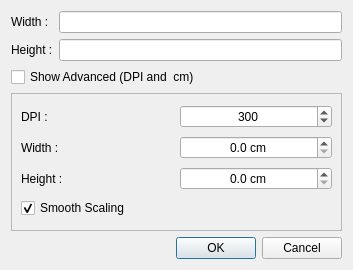
<?xml version="1.0" encoding="UTF-8"?>
<ui version="4.0">
 <class>ResizeDialog</class>
 <widget class="QDialog" name="ResizeDialog">
  <property name="geometry">
   <rect>
    <x>0</x>
    <y>0</y>
    <width>353</width>
    <height>270</height>
   </rect>
  </property>
  <property name="windowTitle">
   <string>Resize Image</string>
  </property>
  <layout class="QGridLayout" name="gridLayout_2">
   <item row="0" column="0">
    <widget class="QLabel" name="label">
     <property name="text">
      <string>Width :</string>
     </property>
    </widget>
   </item>
   <item row="1" column="0">
    <widget class="QLabel" name="label_2">
     <property name="text">
      <string>Height :</string>
     </property>
    </widget>
   </item>
   <item row="4" column="0" colspan="2">
    <widget class="QDialogButtonBox" name="buttonBox">
     <property name="orientation">
      <enum>Qt::Horizontal</enum>
     </property>
     <property name="standardButtons">
      <set>QDialogButtonBox::Cancel|QDialogButtonBox::Ok</set>
     </property>
    </widget>
   </item>
   <item row="3" column="0" colspan="2">
    <widget class="QFrame" name="frame">
     <property name="frameShape">
      <enum>QFrame::StyledPanel</enum>
     </property>
     <property name="frameShadow">
      <enum>QFrame::Plain</enum>
     </property>
     <layout class="QGridLayout" name="gridLayout">
      <item row="2" column="0">
       <widget class="QLabel" name="label_5">
        <property name="text">
         <string>Height :</string>
        </property>
       </widget>
      </item>
      <item row="0" column="0">
       <widget class="QLabel" name="label_3">
        <property name="text">
         <string>DPI :</string>
        </property>
       </widget>
      </item>
      <item row="1" column="1">
       <widget class="QDoubleSpinBox" name="spinWidth">
        <property name="alignment">
         <set>Qt::AlignCenter</set>
        </property>
        <property name="suffix">
         <string> cm</string>
        </property>
        <property name="decimals">
         <number>1</number>
        </property>
        <property name="singleStep">
         <double>0.100000000000000</double>
        </property>
       </widget>
      </item>
      <item row="1" column="0">
       <widget class="QLabel" name="label_4">
        <property name="text">
         <string>Width :</string>
        </property>
       </widget>
      </item>
      <item row="0" column="1">
       <widget class="QSpinBox" name="spinDPI">
        <property name="alignment">
         <set>Qt::AlignCenter</set>
        </property>
        <property name="minimum">
         <number>75</number>
        </property>
        <property name="maximum">
         <number>1000</number>
        </property>
        <property name="value">
         <number>300</number>
        </property>
       </widget>
      </item>
      <item row="2" column="1">
       <widget class="QDoubleSpinBox" name="spinHeight">
        <property name="alignment">
         <set>Qt::AlignCenter</set>
        </property>
        <property name="suffix">
         <string> cm</string>
        </property>
        <property name="decimals">
         <number>1</number>
        </property>
        <property name="singleStep">
         <double>0.100000000000000</double>
        </property>
       </widget>
      </item>
      <item row="3" column="0">
       <widget class="QCheckBox" name="smoothScaling">
        <property name="text">
         <string>Smooth Scaling</string>
        </property>
        <property name="checked">
         <bool>true</bool>
        </property>
       </widget>
      </item>
     </layout>
    </widget>
   </item>
   <item row="2" column="0" colspan="2">
    <widget class="QCheckBox" name="checkBox">
     <property name="text">
      <string>Show Advanced (DPI and  cm)</string>
     </property>
    </widget>
   </item>
   <item row="0" column="1">
    <widget class="QLineEdit" name="widthEdit">
     <property name="alignment">
      <set>Qt::AlignCenter</set>
     </property>
    </widget>
   </item>
   <item row="1" column="1">
    <widget class="QLineEdit" name="heightEdit">
     <property name="alignment">
      <set>Qt::AlignCenter</set>
     </property>
    </widget>
   </item>
  </layout>
 </widget>
 <resources/>
 <connections>
  <connection>
   <sender>buttonBox</sender>
   <signal>accepted()</signal>
   <receiver>ResizeDialog</receiver>
   <slot>accept()</slot>
   <hints>
    <hint type="sourcelabel">
     <x>248</x>
     <y>254</y>
    </hint>
    <hint type="destinationlabel">
     <x>157</x>
     <y>274</y>
    </hint>
   </hints>
  </connection>
  <connection>
   <sender>buttonBox</sender>
   <signal>rejected()</signal>
   <receiver>ResizeDialog</receiver>
   <slot>reject()</slot>
   <hints>
    <hint type="sourcelabel">
     <x>316</x>
     <y>260</y>
    </hint>
    <hint type="destinationlabel">
     <x>286</x>
     <y>274</y>
    </hint>
   </hints>
  </connection>
 </connections>
</ui>
